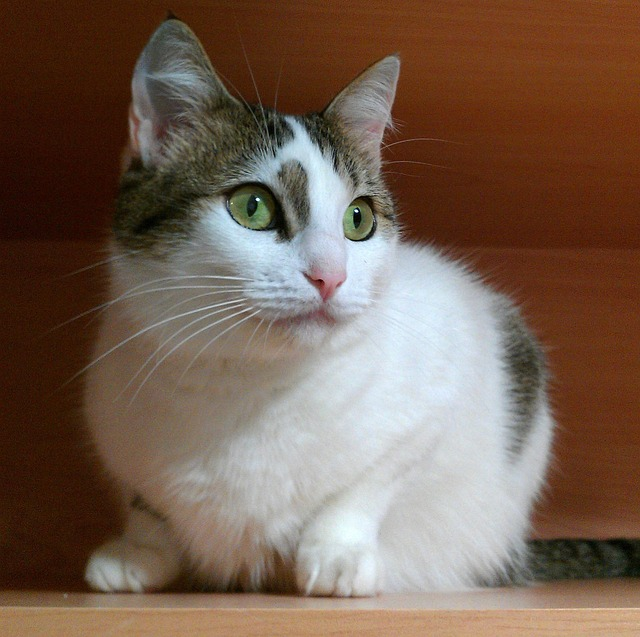
#> input picture sample/cat.jpg, 640 x 637 px
$ jupyter execute 'ch02-數位影像的基礎.ipynb'
#> lines starting #> are read from the running program, lines starting #| are printed output that depends on the picture
### opencv_tools.py
import cv2
import platform # 新增：作為判斷 macOS 使用
import matplotlib.pyplot as plt


class opencv_tools(object):
    # 封裝 1-1 利用 matplotlib 顯示影像
    @staticmethod
    def show_img_by_matplotlib(img):
        image_rgb = cv2.cvtColor(img, cv2.COLOR_BGR2RGB)
        plt.imshow(image_rgb)
        plt.show()

    # 封裝 1-4 利用 OpenCV 內建的函式顯示影像
    # [61 lines left out: functions show_img_by_opencv, show_img_by_matplotlib_1x2, show_img_by_matplotlib_1x3, show_img_by_matplotlib_2x2, not called in this run]


### ch02-數位影像的基礎.ipynb
# 第 2 章 數位影像的基礎

[cell 1]
import cv2
import numpy as np
import matplotlib.pyplot as plt
from opencv_tools import opencv_tools # 匯入封裝的功能

## 2-2 認識像素位置表示法：NumPy 與 OpenCV 的視角差異

[cell 2]
file_name = "sample/cat.jpg" # 影像路徑
img = cv2.imread(file_name) # 讀取影像
#> img is the input picture: shape (637, 640, 3); mean B, G, R 82.3, 97, 118.7
opencv_tools.show_img_by_matplotlib(img) # 使用封裝好的 matplotlib 顯示影像功能

### 2-3-3 彩色影像的顏色通道

[cell 3]
# 建立黑色背景
width, height = 400, 400
background = np.zeros((height, width, 3), dtype=np.uint8)

# 定義圓的參數
radius = 100
center_red = (150, 150)  # 紅色圓心
center_green = (250, 150)  # 綠色圓心
center_blue = (200, 250)  # 藍色圓心

# 創建單獨的紅、綠、藍通道
red_layer = np.zeros_like(background)
green_layer = np.zeros_like(background)
blue_layer = np.zeros_like(background)

# 畫出紅色、綠色和藍色的圓
cv2.circle(red_layer, center_red, radius, (0, 0, 255), -1)  # 紅色 (B=0, G=0, R=255)
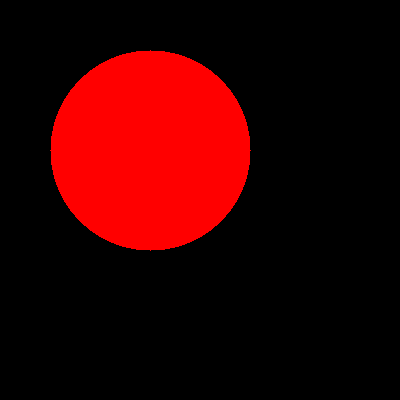
#> red_layer: shape (400, 400, 3); mean of channels 0, 1, 2 0, 0, 50.1; drawn as B, G, R
cv2.circle(green_layer, center_green, radius, (0, 255, 0), -1)  # 綠色 (B=0, G=255, R=0)
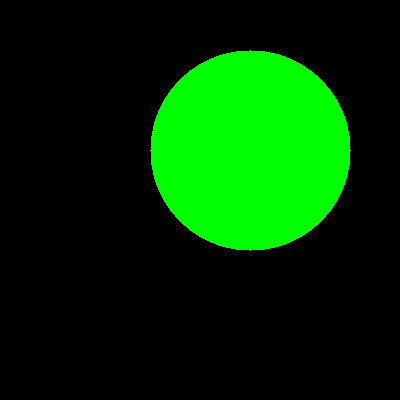
#> green_layer: shape (400, 400, 3); mean of channels 0, 1, 2 0, 50.1, 0; drawn as B, G, R
cv2.circle(blue_layer, center_blue, radius, (255, 0, 0), -1)  # 藍色 (B=255, G=0, R=0)
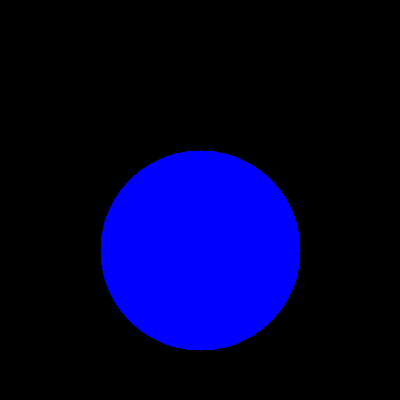
#> blue_layer: shape (400, 400, 3); mean of channels 0, 1, 2 50.1, 0, 0; drawn as B, G, R

# 混合三層，調整透明度讓白色更明顯
blended_image = cv2.addWeighted(red_layer, 1.0, green_layer, 1.0, 0)
blended_image = cv2.addWeighted(blended_image, 1.0, blue_layer, 1.0, 0)

# 顯示結果
opencv_tools.show_img_by_matplotlib(blended_image) # 使用封裝好的 matplotlib 顯示影像功能
#> in show_img_by_matplotlib (call 2), `image_rgb = cv2.cvtColor(img, cv2.COLOR_BGR2RGB)`:
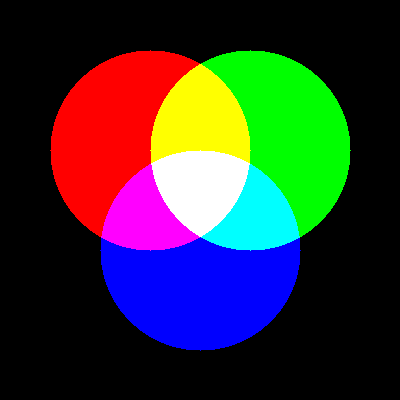
#> image_rgb: shape (400, 400, 3); mean R, G, B 50.1, 50.1, 50.1

## 2-E 練習：透過 Python 分析影像的基本元素

### 2-E-1 程式範例：透過 Python 顯示影像相關資訊

[cell 4]
file_name = "sample/cat.jpg"  # 影像路徑
img = cv2.imread(file_name)  # 讀取影像
opencv_tools.show_img_by_matplotlib(img)  # 使用封裝好的 matplotlib 顯示影像功能

print(f"{img.shape = }")  # 依序是高, 寬, 通道數
#| img.shape = (637, 640, 3)
print(f"{img.size = }")  # 代表大小 = 高×寬×通道數
#| img.size = 1223040
print(f"{img.dtype = }")  # 代表讀取進來的資料型態
#| img.dtype = dtype('uint8')

### 2-E-2 程式範例：取得影像中特定點的像素值

[cell 5]
# 嘗試取得貓咪鼻尖的顏色
print(f"{img[281, 326] = }")  # (x=326, y=281) 轉成矩陣索引為 [281, 326]
#| img[281, 326] = array([148, 144, 186], dtype=uint8)
